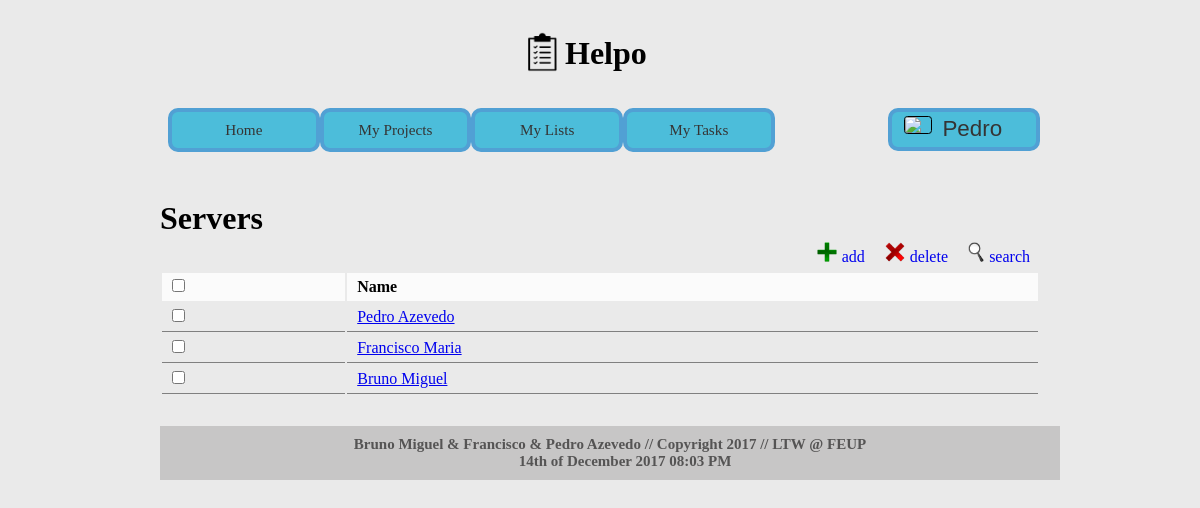
The app's page /servers_page.php (signed in) with its own data.
### tables this page shows
CREATE TABLE servers (
  server_id INTEGER PRIMARY KEY AUTOINCREMENT,
  name      TEXT,
  url       TEXT
);

### database/db.php (called while the page is built, shortened)
<?php
    class Database {
        private $database;
        public function __construct($sqlite_file_path) {
            try {
                $this->base_path = $_SERVER['SERVER_NAME'] . $_SERVER['PHP_SELF'];
                $this->database = new PDO('sqlite:' . $sqlite_file_path);
                $this->database->setAttribute(PDO::ATTR_ERRMODE, PDO::ERRMODE_EXCEPTION);
            }
            catch (PDOException $e) {
                echo 'Connection to database failed: ' . $e->getMessage();
            }
        }
		public function get_servers() {
			$statement = $this->database->prepare('SELECT * FROM servers');
			$statement->execute();
			return $statement->fetchAll();
		}
    }
?>

### templates/html_list_servers.php (the view, shortened to what this page needs)
<form>
  <table class="list serverslist" id="<? echo $servers_section; ?>table">
    <tr>
      <td><input class="checkboxcontrol" type="checkbox"/></td>
      <td>Name</td>
    </tr><?
    foreach ($servers_list as $server) {
      echo '<tr>';
      echo '<td><input id="' . $server['server_id'] . '" type="checkbox"/></td>';
      echo '<td><a id="' . $server['url'] . '"href="server_page.php?id=' . $server['server_id'] . '">' . $server['name'] . '</a></td>';
      echo '</tr>';
    }
?></table>
</form>

### css/profile_header.css (style rules this page uses)
* { margin: 0px; font-family: Trebuchet MS; }
body { margin: 2em 10em 3em 10em; background-color: #eaeaea; position: relative; }
.list { width: 100%; float: left; margin-top: 5px; }
.list tr td { padding: 5px 10px; }
.list tr:first-child td { font-weight: bold; background-color: rgba(255, 255, 255, 0.8); }
.list tr:not(:first-child) td { border-bottom: 1px gray solid; }

### records on screen
servers: name "Pedro Azevedo"
servers: name "Francisco Maria"
servers: name "Bruno Miguel"

### other values on screen
$_SESSION['username'] "Pedro"
